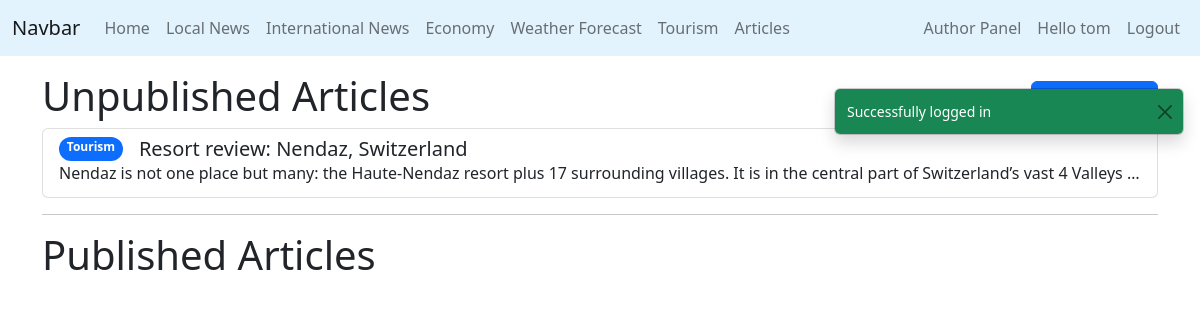
Page /articleEdit/author_panel.php (signed in) on the committed database.
### tables this page shows
CREATE TABLE `Articles`
(
`articleId` int(20) NOT NULL AUTO_INCREMENT,
`title` varchar(250) NOT NULL,
`content` MEDIUMTEXT NOT NULL,
`readTime` int(250) NOT NULL,
`writtenBy` int(20) NOT NULL,
`date` datetime NOT NULL,
`category` varchar(50) NOT NULL,
`published` boolean NOT NULL,
PRIMARY KEY (`articleId`),
FULLTEXT KEY (`title`,`content`)
);

### Database.php (called while the page is built, shortened)
<?php
class Database
{
    public static $instance = null;
    public $mysqli = null;
    private function __construct()
    {
        if ($this->mysqli == null) {
            $this->mysqli = new mysqli(DB_HOSTNAME, DB_USERNAME, DB_PASSWORD, DB_DATABASE);
        }
    }
    public static function getInstance(): self
    {
        if (self::$instance == null) {
            return new self();
        }
    }
    public function query(string $sql): object
    {
        $result = $this->mysqli->query($sql);
        return $result;
    }
}

### models/Article.php (called while the page is built, shortened)
<?php
class Article
{
    public $category;
    public function __construct(
        ?int $articleId,
        string $title,
        string $content,
        int $readTime,
        int $writtenBy,
        string $date,
        string $category,
        bool $published
    ) {
        $this->articleId = $articleId;
        $this->title = $title;
        $this->content = $content;
        $this->category = $category;
    }
    public static function get_author_articles(int $authorId, bool $published = false): array
    {
        $db = Database::getInstance();
        $articles = $db->query('select * from Articles where writtenBy = ' . $authorId . '
                                   and published = ' . (int) $published . '
                                   order by date desc')->fetch_all(MYSQLI_ASSOC);
        return array_map(function ($article) {
            return new Article(
                (int)$article['articleId'],
                $article['title'],
                $article['content'],
                (int)$article['readTime'],
                (int)$article['writtenBy'],
                $article['date'],
                $article['category'],
                (bool)$article['published']
            );
        }, $articles);
    }
    public function display_category(): string
    {
        switch ($this->category) {
            case 'tourism':
                return 'Tourism';
        }
    }
}

### articleEdit/author_panel.php (the view, shortened to what this page needs)
<div class="container">
  <div class="hstack">
    <h1>Unpublished Articles</h1>
    <form class="ms-auto" action="<?= BASE_URL . '/articleEdit/create_article.php' ?>" method="post">
      <button id="createBtn" class="btn btn-primary" type="submit">Create Article</button>
    </form>
  </div>
  <div class="list-group">
    <?php
    $unpublished = Article::get_author_articles($_SESSION['userId']);
    foreach ($unpublished as $article) {
      echo '
  <a href="' . BASE_URL . '/articleEdit/edit_article.php?articleId=' . $article->articleId . '" class="list-group-item list-group-item-action flex-column align-items-start">
    <div class="d-flex w-100">
      <span class="badge rounded-pill text-bg-primary vertical-align-middle">' . $article->display_category() . '</span>
      <h5 class="mb-0 ms-3">' . $article->title . '</h5>
    </div>
    <p class="mb-1 text-truncate">' . strip_tags(substr($article->content, 0, 1000)) . '</p>
  </a>
    ';
    }
    ?>
  </div>
  <hr>
  <h1>Published Articles</h1>
</div>

### rows in the picture
articles: category "Tourism", title "Resort review: Nendaz, Switzerland", content "Nendaz is not one place but many: the Haute-Nendaz resort plus 17 surrounding villages. It is in the central part of Switzerland’s vast 4 Valleys…"

### other values in the picture
$_SESSION['username'] "tom"
